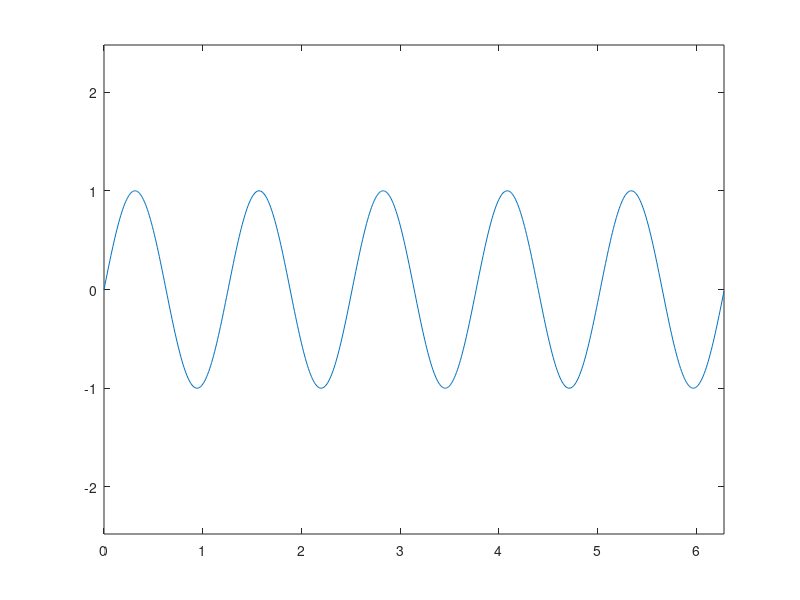
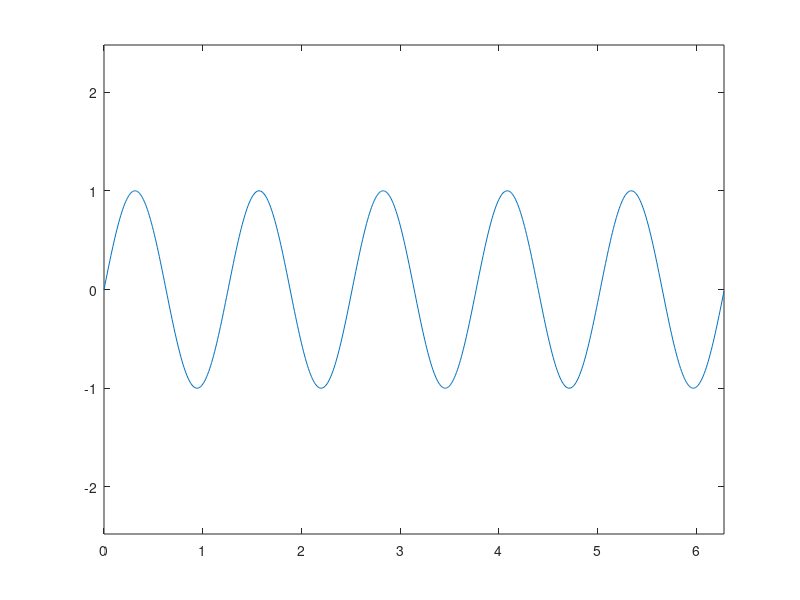
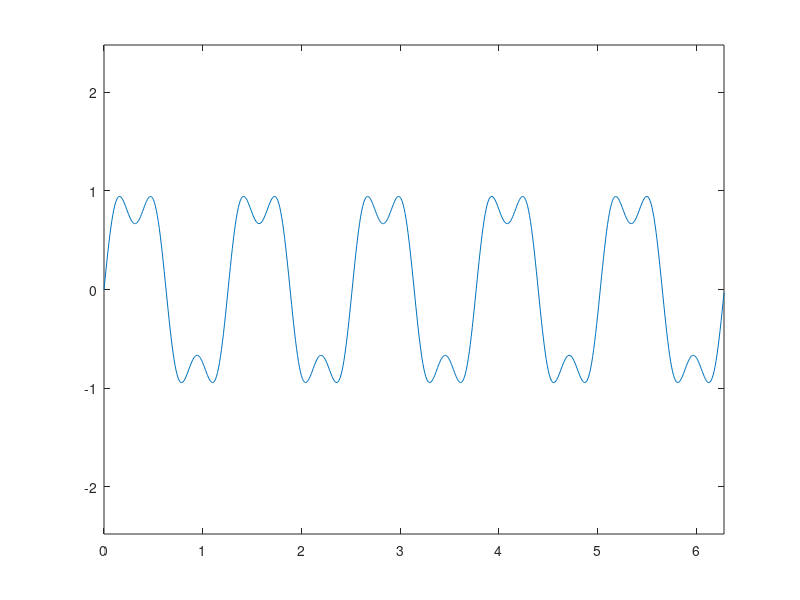
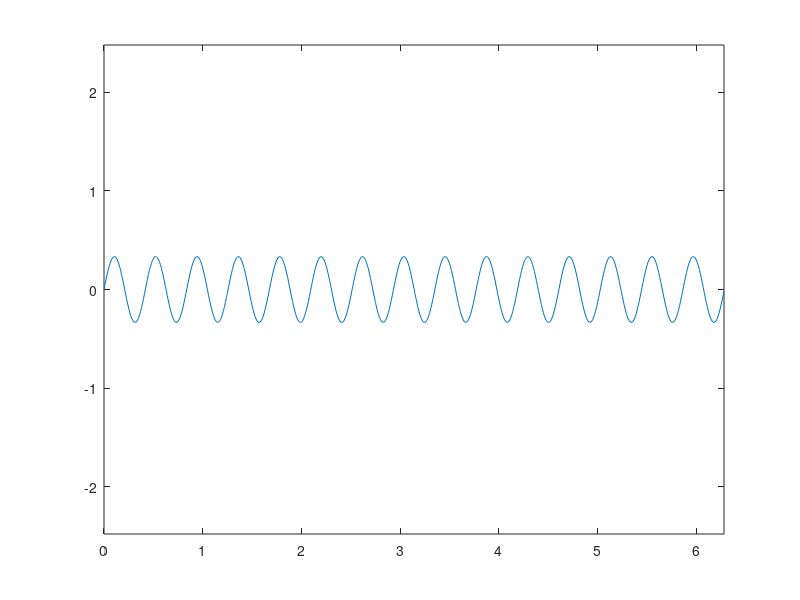

These charts were generated, in order, by the following MATLAB code:
x = 0:0.01:2*pi;
frekv = 5;
y = 0;
for i = 1:2:11
    y = y + ((1/i).*(sin(i*frekv*x)));
    akt = (1/i).*sin(i*frekv*x);
    figure;
    plot(x,y);
    axis equal;
    figure;
    plot(x,akt);
    axis equal;
end
figure;
plot(x,y);
axis equal;